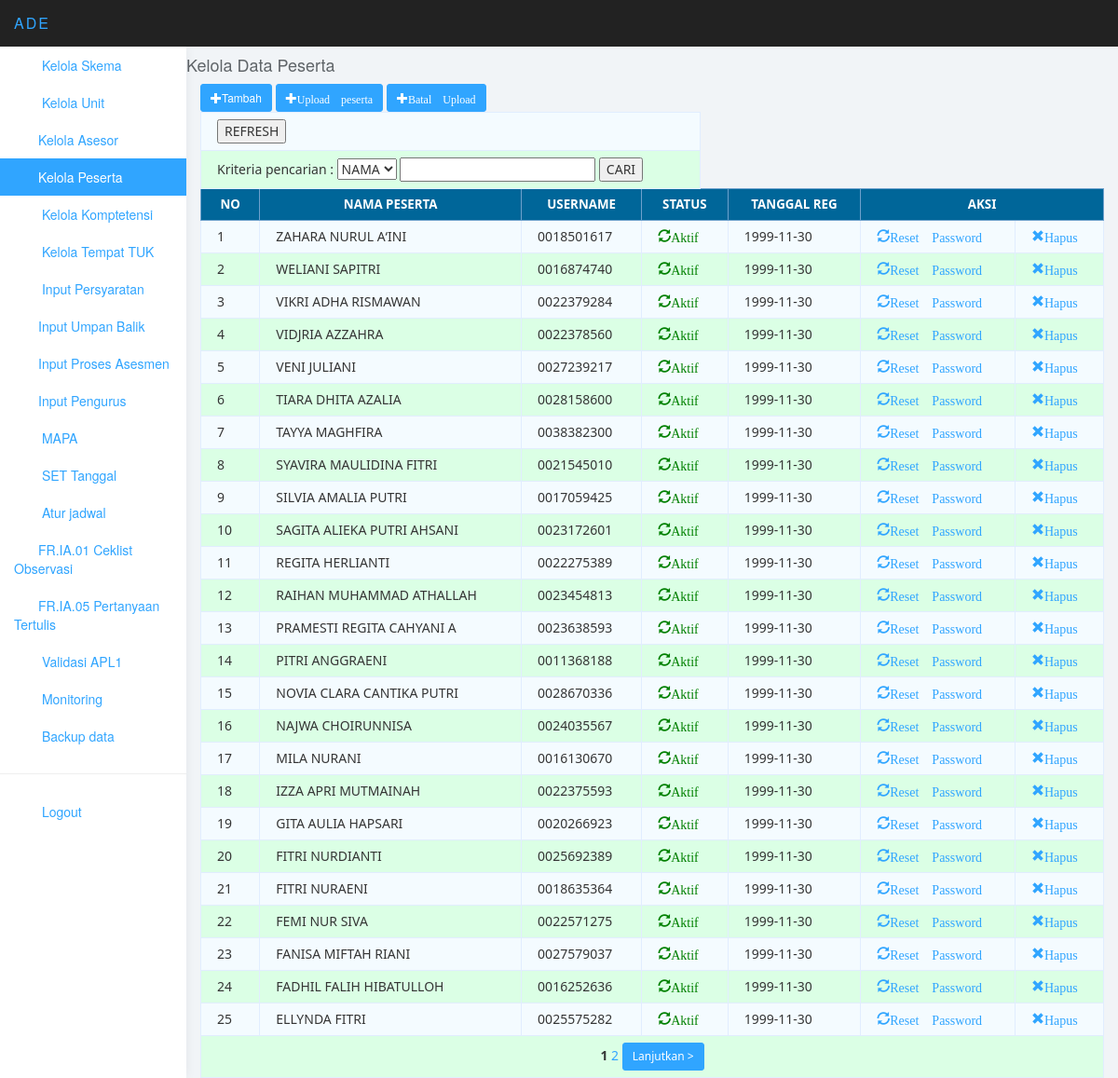
The app's page /lummenu/inputpeserta.php (signed in) with its own data.
### tables this page shows
CREATE TABLE `lsp_usertbl` (
  `id_user` int(11) NOT NULL AUTO_INCREMENT,
  `nama` varchar(50) NOT NULL,
  `email` varchar(50) NOT NULL,
  `password` varchar(50) NOT NULL,
  `status` varchar(1) NOT NULL,
  `kode` date NOT NULL,
  `level` enum('lsp','asesor','peserta') NOT NULL,
  `notelp` varchar(25) NOT NULL,
  `linkttd` varchar(100) NOT NULL,
  PRIMARY KEY (`id_user`)
);

### lummenu/inputpeserta.php (the view, shortened to what this page needs)
<!DOCTYPE html>
<html>
<head>
<link href="css/bootstrap.min.css" rel="stylesheet">
<link href="css/datepicker3.css" rel="stylesheet">
<link href="css/styles.css" rel="stylesheet">
<link href="css/adminstyle.css" rel="stylesheet">
<link href='../css/tombol.css' rel='stylesheet' type='text/css'>
<link href="../css/tabelbaru2.css" rel="stylesheet">
<?php
if (empty($_SESSION['username']) AND empty($_SESSION['password'])){
 echo "<center><link href='css/adminstyle.css' rel='stylesheet' type='text/css'>
 <strong> Anda Harus Login Dahulu ...!</strong><br>";
 echo "<a href=../lsp_login.php class='btn btn-primary btn-sm' role='button'> Kembali</a></center>";
}
else{
?>
</head>
<body>
<?php if(isset($_SESSION['username'])) { $uname=$_SESSION['username'];}
$l="SELECT * FROM lsp_usertbl WHERE email='".$uname."'";
$resultx=mysql_query($l);
$hasilx=mysql_fetch_array($resultx);
$namax=$hasilx['nama'];
?>
	<nav class="navbar navbar-inverse navbar-fixed-top" role="navigation">
		<div class="container-fluid">
			<div class="navbar-header">
				<a class="navbar-brand"><span><?php echo $namax ;?></span></a>
			</div>
		</div>
	</nav>
	<div id="sidebar-collapse" class="col-sm-3 col-lg-2 sidebar">
		<ul class="nav menu">
			<li ><a href="inputskema.php"><svg class="glyph stroked paperclip"><use xlink:href="#stroked-paperclip"/></svg> Kelola Skema</a></li>
			<li><a href="inputunit.php"><svg class="glyph stroked chain"><use xlink:href="#stroked-chain"/></svg> Kelola Unit</a></li>
			<li><a href="inputasesor.php"><svg class="glyph stroked male user "><use xlink:href="#stroked-male-user"/></svg>Kelola Asesor</a></li>
			<li  class="active"><a href="inputpeserta.php"><svg class="glyph stroked female user"><use xlink:href="#stroked-female-user"/></svg>Kelola Peserta</a></li>
			<li><a href="inputelemen.php"><svg class="glyph stroked star"><use xlink:href="#stroked-star"/></svg> Kelola Komptetensi</a></li>
			<li><a href="inputtempattuk.php"><svg class="glyph stroked home"><use xlink:href="#stroked-home"/></svg> Kelola Tempat TUK</a></li>
			<li><a href="inputsyarat.php"><svg class="glyph stroked pen tip"><use xlink:href="#stroked-pen-tip"/></svg> Input Persyaratan</a></li>
			<li><a href="inputkumpan.php"><svg class="glyph stroked pen tip"><use xlink:href="#stroked-pen-tip"/></svg>Input Umpan Balik</a></li>
			<li><a href="inputprosesasesmen.php"><svg class="glyph stroked pen tip"><use xlink:href="#stroked-pen-tip"/></svg>Input Proses Asesmen</a></li>
			<li><a href="inputpengurus.php"><svg class="glyph stroked pen tip"><use xlink:href="#stroked-pen-tip"/></svg>Input Pengurus</a></li>
			<li><a href="mapa.php"><svg class="glyph stroked paperclip"><use xlink:href="#stroked-paperclip"/></svg> MAPA</a></li>
			<li><a href="settanggal.php"><svg class="glyph stroked clock"><use xlink:href="#stroked-clock"/></svg> SET Tanggal</a></li>
			<li><a href="pemetaanasesor.php"><svg class="glyph stroked calendar"><use xlink:href="#stroked-calendar"/></use></svg> Atur jadwal</a></li>
			<li><a href="inputpraktek.php"><svg class="glyph stroked pen tip"><use xlink:href="#stroked-pen-tip"/></svg>FR.IA.01 Ceklist Observasi</a></li>
			<li><a href="inputtestulis.php"><svg class="glyph stroked clipboard with paper"><use xlink:href="#stroked-clipboard-with-paper"/></svg>FR.IA.05 Pertanyaan Tertulis</a></li>
			<li><a href="validasiapl1lsp.php"><svg class="glyph stroked usb flash drive"><use xlink:href="#stroked-usb-flash-drive"/></svg> Validasi APL1</a></li>
			<li><a href="monitorasesi.php"><svg class="glyph stroked desktop computer and mobile"><use xlink:href="#stroked-desktop-computer-and-mobile"/></svg> Monitoring</a></li>
			<li><a href="backupdata.php"><svg class="glyph stroked download"><use xlink:href="#stroked-download"/></svg> Backup data</a></li>
			<li role="presentation" class="divider"></li>
			<li><a href="../logout.php"><svg class="glyph stroked male-user"><use xlink:href="#stroked-male-user"></use></svg> Logout</a></li>
		</ul>
	</div>
	<div class="col-sm-9 col-sm-offset-3 col-lg-10 col-lg-offset-2 main">
		<div class="row">
			<h4>Kelola Data Peserta </h4>
</div>
		<div class="row">
			<div class="col-lg-12">
<body>
<?php echo "<a href=\"".$_SERVER['PHP_SELF'].
        "?op=tambah\" class='btn btn-primary btn-sm' role='button'> <span class='glyphicon glyphicon-plus'></span>Tambah</a>";
 echo " <a href=\"".$_SERVER['PHP_SELF'].
        "?op=impeserta \" class='btn btn-primary btn-sm' role='button'> <span class='glyphicon glyphicon-plus'>Upload peserta </a>";
echo " <a href=\"".$_SERVER['PHP_SELF'].
        "?op=batpeserta \" class='btn btn-primary btn-sm' role='button'> <span class='glyphicon glyphicon-plus'>Batal Upload </a></br>";
        ?>
<table align="left" class='demo-table' width="50%">
<tr><td><input type="button" value="REFRESH" onclick="window.location='inputpeserta.php'">
<form method="post" action="inputpeserta.php">
<tr><td>Kriteria pencarian :
<select name="txtkriteria">
<option value="nama"> NAMA
</select>
<input type="text" name="txtcari">
<input type="submit" value="CARI"><br></td>
</table></br>
<table class=demo-table width=100%><thead>
<tr>
    <th bgcolor='#006699'>No</th>
    <th bgcolor='#006699'>Nama Peserta</th>
    <th bgcolor='#006699'>Username </th>
    <th bgcolor='#006699'>Status</th>
    <th bgcolor='#006699'>Tanggal Reg</th>
    <th colspan='4' bgcolor='#006699'>Aksi</th>
</tr></thead>
<?php
 $dataPerPage = 25;
if(isset($_GET['page']))
{
    $noPage = $_GET['page'];
}
else $noPage = 1;
$offset = ($noPage - 1) * $dataPerPage;
if($_POST['sqlaction']=="SEARCH"){
$querymain="Select * from lsp_usertbl WHERE level='peserta' and ".
$_POST['txtkriteria']." LIKE '%".
$_POST['txtcari']."%' order by id_user DESC LIMIT $offset, $dataPerPage";
} else {
$querymain="select * from lsp_usertbl where level='peserta' order by id_user DESC LIMIT $offset, $dataPerPage";
}
$no = 1;
$hasilmainpes = mysql_query($querymain);
while ($datamainpes = mysql_fetch_array($hasilmainpes))
{
    if($datamainpes['status']==1) {
    $ketsta="Aktif";
    $war="green";}
    else {
    $ketsta="Belum Aktif";
    $war="red";}
   echo "<tr>";
   echo "<td bgcolor='#99CCFF'>".$no."</td>";
   echo "<td bgcolor='#99CCFF' align=left>".$datamainpes['nama']."</td>";
   echo "<td bgcolor='#99CCFF' align=left>".$datamainpes['email']."</td>";
    echo "<td align=left><strong><a href=\"".$_SERVER['PHP_SELF'].
					"?op=updatestatus&id=".$datamainpes['id_user']."\"><font color=$war><span class='glyphicon glyphicon-refresh'>".$ketsta."</font></strong></td>";
echo "<td bgcolor='#99CCFF' align=left>".$datamainpes['kode']."</td>";
echo "<td><a href=\"".$_SERVER['PHP_SELF'].
        "?op=ubahpassword&idasesi=".$datamainpes['id_user']."\"><span class='glyphicon glyphicon-refresh'>Reset Password</a>";
      echo "<td><a href=\"".$_SERVER['PHP_SELF'].
        "?op=delete&iduser=".$datamainpes['id_user']."\"><span class='glyphicon glyphicon-remove'>Hapus</a></td>";
   echo "</tr>";
   $no++;
}
echo"<tr><td colspan=11><center>";
$query   = "SELECT COUNT(*) AS jumData FROM lsp_usertbl where level='peserta'";
$hasil  = mysql_query($query);
$data     = mysql_fetch_array($hasil);
$jumData = $data['jumData'];
$jumPage = ceil($jumData/$dataPerPage);
for($page = 1; $page <= $jumPage; $page++)
{
         if ((($page >= $noPage - 3) && ($page <= $noPage + 3)) || ($page == 1) || ($page == $jumPage))
         {
            if ($page == $noPage) echo " <span class=active_tnt_link><b> ".$page." </b></span> ";
            else echo "<a href='".$_SERVER['PHP_SELF']."?page=".$page."'> ".$page."</a> ";
         }
}
if ($noPage < $jumPage) echo "<a href='".$_SERVER['PHP_SELF']."?page=".($noPage+1)."' class='btn btn-primary btn-sm' role='button'> </span>Lanjutkan &gt;</a>";
echo "</center></td></tr></table>";
   echo "</div>";
?>
                </div>
         </div>
</body>
</html>
<?php
 } ?>

### lummenu/css/styles.css (style rules this page uses)
body { background: #f1f4f7; padding-top: 50px; color: #5f6468; }
a, a:hover, a:focus { color: #30a5ff; }
h1, h2, h3, h4, h5, h6 { color: #5f6468; }
h3, h4 { font-weight: 300; }
.navbar-header .navbar-brand { color: #fff; font-size: 16px; text-transform: uppercase; font-weight: 500; letter-spacing: 2px; }
.navbar-header .navbar-brand span { color: #30a5ff; }
.btn-primary, .btn-primary:hover, .btn-primary:focus, .btn-primary:active, .btn-primary.active, .open > .dropdown-toggle.btn-primary, .btn-primary.disabled, .btn-primary[disabled], fieldset[disabled] .btn-primary, .btn-primary.disabled:hover, .btn-primary[disabled]:hover, fieldset[disabled] .btn-primary:hover, .btn-primary.disabled:focus, .btn-primary[disabled]:focus, fieldset[disabled] .btn-primary:focus, .btn-primary.disabled:active, .btn-primary[disabled]:active, fieldset[disabled] .btn-primary:active, .btn-primary.disabled.active, .btn-primary[disabled].active, fieldset[disabled] .btn-primary.active { background-color: #30a5ff; border-color: #30a5ff; }
.navbar { border: 0; }
.sidebar { display: block; background-color: #fff; padding: 0; display: none; }
@media (min-width: 768px) { .sidebar { display: block; position: fixed; top: 50px; bottom: 0; left: 0; z-index: 1000; display: block; margin: 0; padding: 0; overflow-x: hidden; overflow-y: auto; background-color: #fff; box-shadow: 1px 0px 10px rgba(0, 0, 0, .05); } }
@media (min-width: 768px) { .navbar-header { width: 100%; } }
.sidebar ul.nav .active a, .sidebar ul.nav li.parent a.active, .sidebar ul.nav .active > a:hover, .sidebar ul.nav li.parent a.active:hover, .sidebar ul.nav .active > a:focus, .sidebar ul.nav li.parent a.active:focus { color: #fff; background-color: #30a5ff; }
.sidebar ul.nav li.divider { border-bottom: 1px solid #eee; margin: 20px 0; }
.sidebar .glyph, .user-menu .glyph { height: 16px; width: 16px; margin: 0 10px 0 0; stroke-width: 3px; }

### lummenu/css/adminstyle.css (style rules this page uses)
table { font-family: Arial; font-size: 10pt; border-width: 0px; border-style: solid; border-color: #999999; border-collapse: collapse; margin: 10px 0px; margin-left:15px; }
th { color: #333333; font-size: 10pt; text-transform: uppercase; text-align: center; padding: 0.5em; border-width: 1px; border-style: solid; border-color: #969BA5; border-collapse: collapse; }
td { padding: 0.5em; color: #333333; text-align: left; vertical-align: top; border-width: 1px; border-style: solid; border-color: #969BA5; border-collapse: collapse; }

### css/tabelbaru2.css (style rules this page uses)
table { margin: auto; font-family: "Lucida Sans Unicode", "Lucida Grande", "Segoe Ui"; font-size: 12px; }
table td { transition: all .5s; }
.demo-table { border-collapse: collapse; font-size: 14px; min-width: 537px; }
.demo-table th, .demo-table td { border: 1px solid #e1edff; padding: 7px 17px; }
.demo-table thead th { background-color: #006699; color: #FFFFFF; border-color: #6ea1cc !important; text-transform: uppercase; }
.demo-table tbody td { color: #353535; }
.demo-table tbody td:first-child, .demo-table tbody td:last-child { text-align: left; }
.demo-table tbody tr:nth-child(even) td { background-color: #dbffe5; }
.demo-table tbody tr:nth-child(odd) td { background-color: #f4fbff; }

### records on screen
lsp_usertbl: nama "ADE"
lsp_usertbl: nama "ZAHARA NURUL A‘INI", email "0018501617", status "Aktif", kode "1999-11-30"
lsp_usertbl: nama "WELIANI SAPITRI", email "0016874740", status "Aktif", kode "1999-11-30"
lsp_usertbl: nama "VIKRI ADHA RISMAWAN", email "0022379284", status "Aktif", kode "1999-11-30"
lsp_usertbl: nama "VIDJRIA AZZAHRA", email "0022378560", status "Aktif", kode "1999-11-30"
lsp_usertbl: nama "VENI JULIANI", email "0027239217", status "Aktif", kode "1999-11-30"
lsp_usertbl: nama "TIARA DHITA AZALIA", email "0028158600", status "Aktif", kode "1999-11-30"
lsp_usertbl: nama "TAYYA MAGHFIRA", email "0038382300", status "Aktif", kode "1999-11-30"
lsp_usertbl: nama "SYAVIRA MAULIDINA FITRI", email "0021545010", status "Aktif", kode "1999-11-30"
lsp_usertbl: nama "SILVIA AMALIA PUTRI", email "0017059425", status "Aktif", kode "1999-11-30"
lsp_usertbl: nama "SAGITA ALIEKA PUTRI AHSANI", email "0023172601", status "Aktif", kode "1999-11-30"
lsp_usertbl: nama "REGITA HERLIANTI", email "0022275389", status "Aktif", kode "1999-11-30"
lsp_usertbl: nama "RAIHAN MUHAMMAD ATHALLAH", email "0023454813", status "Aktif", kode "1999-11-30"
lsp_usertbl: nama "PRAMESTI REGITA CAHYANI A", email "0023638593", status "Aktif", kode "1999-11-30"
lsp_usertbl: nama "PITRI ANGGRAENI", email "0011368188", status "Aktif", kode "1999-11-30"
lsp_usertbl: nama "NOVIA CLARA CANTIKA PUTRI", email "0028670336", status "Aktif", kode "1999-11-30"
lsp_usertbl: nama "NAJWA CHOIRUNNISA", email "0024035567", status "Aktif", kode "1999-11-30"
lsp_usertbl: nama "MILA NURANI", email "0016130670", status "Aktif", kode "1999-11-30"
lsp_usertbl: nama "IZZA APRI MUTMAINAH", email "0022375593", status "Aktif", kode "1999-11-30"
lsp_usertbl: nama "GITA AULIA HAPSARI", email "0020266923", status "Aktif", kode "1999-11-30"
lsp_usertbl: nama "FITRI NURDIANTI", email "0025692389", status "Aktif", kode "1999-11-30"
lsp_usertbl: nama "FITRI NURAENI", email "0018635364", status "Aktif", kode "1999-11-30"
lsp_usertbl: nama "FEMI NUR SIVA", email "0022571275", status "Aktif", kode "1999-11-30"
lsp_usertbl: nama "FANISA MIFTAH RIANI", email "0027579037", status "Aktif", kode "1999-11-30"
lsp_usertbl: nama "FADHIL FALIH HIBATULLOH", email "0016252636", status "Aktif", kode "1999-11-30"
lsp_usertbl: nama "ELLYNDA FITRI", email "0025575282", status "Aktif", kode "1999-11-30"
